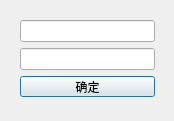
<?xml version="1.0" encoding="UTF-8"?>
<ui version="4.0">
 <class>Dialog</class>
 <widget class="QDialog" name="Dialog">
  <property name="geometry">
   <rect>
    <x>0</x>
    <y>0</y>
    <width>174</width>
    <height>121</height>
   </rect>
  </property>
  <property name="windowTitle">
   <string>Dialog</string>
  </property>
  <widget class="QWidget" name="layoutWidget">
   <property name="geometry">
    <rect>
     <x>20</x>
     <y>20</y>
     <width>135</width>
     <height>77</height>
    </rect>
   </property>
   <layout class="QVBoxLayout" name="verticalLayout">
    <item>
     <widget class="QLineEdit" name="lineEdit"/>
    </item>
    <item>
     <widget class="QLineEdit" name="lineEdit_2"/>
    </item>
    <item>
     <widget class="QPushButton" name="pushButton">
      <property name="text">
       <string>确定</string>
      </property>
     </widget>
    </item>
   </layout>
  </widget>
 </widget>
 <resources/>
 <connections>
  <connection>
   <sender>pushButton</sender>
   <signal>clicked()</signal>
   <receiver>Dialog</receiver>
   <slot>insertDlg()</slot>
   <hints>
    <hint type="sourcelabel">
     <x>97</x>
     <y>87</y>
    </hint>
    <hint type="destinationlabel">
     <x>97</x>
     <y>100</y>
    </hint>
   </hints>
  </connection>
 </connections>
 <slots>
  <slot>insertDlg()</slot>
 </slots>
</ui>
